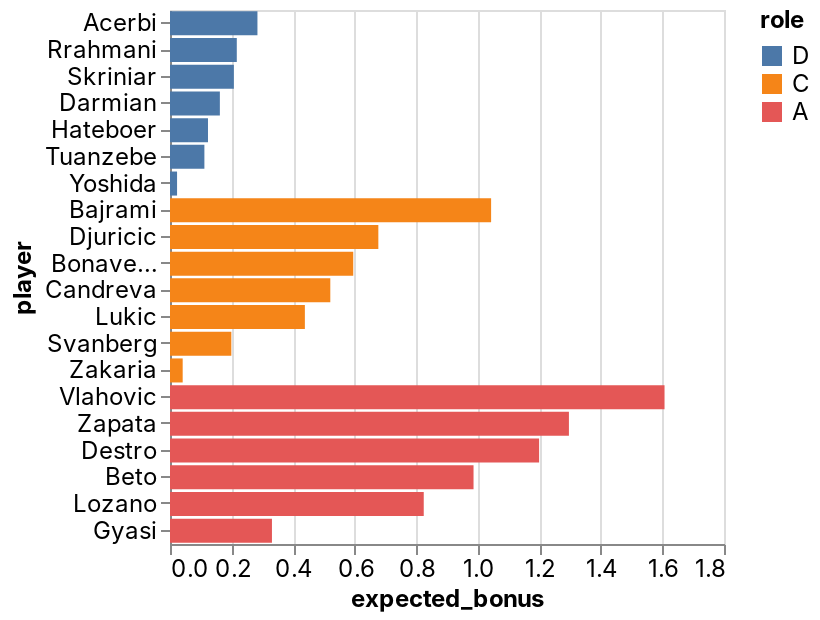

Notebook cell for this chart:
### Code cell
_deepnote_run_altair(team, """{"$schema":"https://vega.github.io/schema/vega-lite/v4.json","mark":{"type":"bar","tooltip":{"content":"data"}},"height":220,"autosize":{"type":"fit"},"data":{"name":"placeholder"},"encoding":{"x":{"field":"expected_bonus","type":"quantitative","sort":null,"scale":{"type":"linear","zero":false}},"y":{"field":"player","type":"nominal","sort":null,"scale":{"type":"linear","zero":true}},"color":{"field":"role","type":"nominal","sort":null,"scale":{"type":"linear","zero":false}}}}""")

### Figure 1 — Vega-Lite specification as saved in the notebook (floating-point values rounded to 4 significant figures)
{"config": {"view": {"continuousWidth": 400, "continuousHeight": 300}, "area": {"fill": "#51C0E9"}, "axis": {"labelFont": "Inter, sans-serif", "labelFontSize": 12, "labelFontWeight": "normal", "labelLimit": 60, "labelOverlap": "greedy", "titleFont": "Inter, sans-serif", "titleFontSize": 12, "titleFontWeight": "bold"}, "background": "#ffffff", "legend": {"labelFont": "Inter, sans-serif", "labelFontSize": 12, "titleFont": "Inter, sans-serif", "titleFontSize": 12, "titleFontWeight": "bold"}, "line": {"stroke": "#51C0E9", "strokeWidth": 2}, "rect": {"fill": "#51C0E9"}, "title": {"anchor": "start", "color": "#000000", "font": "Inter, sans-serif", "fontSize": 22, "fontWeight": "normal"}}, "data": {"name": "data-2ebdd3c262b532364f5c0f07e7e8a0e4"}, "mark": {"type": "bar", "tooltip": {"content": "data"}}, "autosize": {"type": "fit"}, "encoding": {"color": {"type": "nominal", "field": "role", "scale": {"type": "linear", "zero": false}, "sort": null}, "x": {"type": "quantitative", "field": "expected_bonus", "scale": {"type": "linear", "zero": false}, "sort": null}, "y": {"type": "nominal", "field": "player", "scale": {"type": "linear", "zero": true}, "sort": null}}, "height": 300, "width": "container", "$schema": "https://vega.github.io/schema/vega-lite/v4.json", "datasets": {"data-2ebdd3c262b532364f5c0f07e7e8a0e4": [{"fanta_team": "AI sereje ja dejeDe jebe tu de jebere", "role": "D", "player": "Acerbi", "team": "Lazio", "opponent": "Bologna", "date": "2022-02-12T00:00:00", "expected_bonus": 0.2841}, {"fanta_team": "AI sereje ja dejeDe jebe tu de jebere", "role": "D", "player": "Rrahmani", "team": "Napoli", "opponent": "Inter", "date": "2022-02-12T00:00:00", "expected_bonus": 0.217}, {"fanta_team": "AI sereje ja dejeDe jebe tu de jebere", "role": "D", "player": "Skriniar", "team": "Inter", "opponent": "Napoli", "date": "2022-02-12T00:00:00", "expected_bonus": 0.2075}, {"fanta_team": "AI sereje ja dejeDe jebe tu de jebere", "role": "D", "player": "Darmian", "team": "Inter", "opponent": "Napoli", "date": "2022-02-12T00:00:00", "expected_bonus": 0.162}, {"fanta_team": "AI sereje ja dejeDe jebe tu de jebere", "role": "D", "player": "Hateboer", "team": "Atalanta", "opponent": "Juventus", "date": "2022-02-13T00:00:00", "expected_bonus": 0.1234}, {"fanta_team": "AI sereje ja dejeDe jebe tu de jebere", "role": "D", "player": "Tuanzebe", "team": "Napoli", "opponent": "Inter", "date": "2022-02-12T00:00:00", "expected_bonus": 0.1117}, {"fanta_team": "AI sereje ja dejeDe jebe tu de jebere", "role": "D", "player": "Yoshida", "team": "Sampdoria", "opponent": "AC Milan", "date": "2022-02-13T00:00:00", "expected_bonus": 0.02295}, {"fanta_team": "AI sereje ja dejeDe jebe tu de jebere", "role": "C", "player": "Bajrami", "team": "Empoli", "opponent": "Cagliari", "date": "2022-02-13T00:00:00", "expected_bonus": 1.043}, {"fanta_team": "AI sereje ja dejeDe jebe tu de jebere", "role": "C", "player": "Djuricic", "team": "Sassuolo", "opponent": "Roma", "date": "2022-02-13T00:00:00", "expected_bonus": 0.6769}, {"fanta_team": "AI sereje ja dejeDe jebe tu de jebere", "role": "C", "player": "Bonaventura", "team": "Fiorentina", "opponent": "Spezia", "date": "2022-02-14T00:00:00", "expected_bonus": 0.5954}, {"fanta_team": "AI sereje ja dejeDe jebe tu de jebere", "role": "C", "player": "Candreva", "team": "Sampdoria", "opponent": "AC Milan", "date": "2022-02-13T00:00:00", "expected_bonus": 0.5208}, {"fanta_team": "AI sereje ja dejeDe jebe tu de jebere", "role": "C", "player": "Lukic", "team": "Torino", "opponent": "Venezia", "date": "2022-02-12T00:00:00", "expected_bonus": 0.4382}, {"fanta_team": "AI sereje ja dejeDe jebe tu de jebere", "role": "C", "player": "Svanberg", "team": "Bologna", "opponent": "Lazio", "date": "2022-02-12T00:00:00", "expected_bonus": 0.1993}, {"fanta_team": "AI sereje ja dejeDe jebe tu de jebere", "role": "C", "player": "Zakaria", "team": "Juventus", "opponent": "Atalanta", "date": "2022-02-13T00:00:00", "expected_bonus": 0.04119}, {"fanta_team": "AI sereje ja dejeDe jebe tu de jebere", "role": "A", "player": "Vlahovic", "team": "Juventus", "opponent": "Atalanta", "date": "2022-02-13T00:00:00", "expected_bonus": 1.607}, {"fanta_team": "AI sereje ja dejeDe jebe tu de jebere", "role": "A", "player": "Zapata", "team": "Atalanta", "opponent": "Juventus", "date": "2022-02-13T00:00:00", "expected_bonus": 1.296}, {"fanta_team": "AI sereje ja dejeDe jebe tu de jebere", "role": "A", "player": "Destro", "team": "Genoa", "opponent": "Salernitana", "date": "2022-02-13T00:00:00", "expected_bonus": 1.199}, {"fanta_team": "AI sereje ja dejeDe jebe tu de jebere", "role": "A", "player": "Beto", "team": "Udinese", "opponent": "Verona", "date": "2022-02-13T00:00:00", "expected_bonus": 0.9862}, {"fanta_team": "AI sereje ja dejeDe jebe tu de jebere", "role": "A", "player": "Lozano", "team": "Napoli", "opponent": "Inter", "date": "2022-02-12T00:00:00", "expected_bonus": 0.8244}, {"fanta_team": "AI sereje ja dejeDe jebe tu de jebere", "role": "A", "player": "Gyasi", "team": "Spezia", "opponent": "Fiorentina", "date": "2022-02-14T00:00:00", "expected_bonus": 0.3312}]}}
